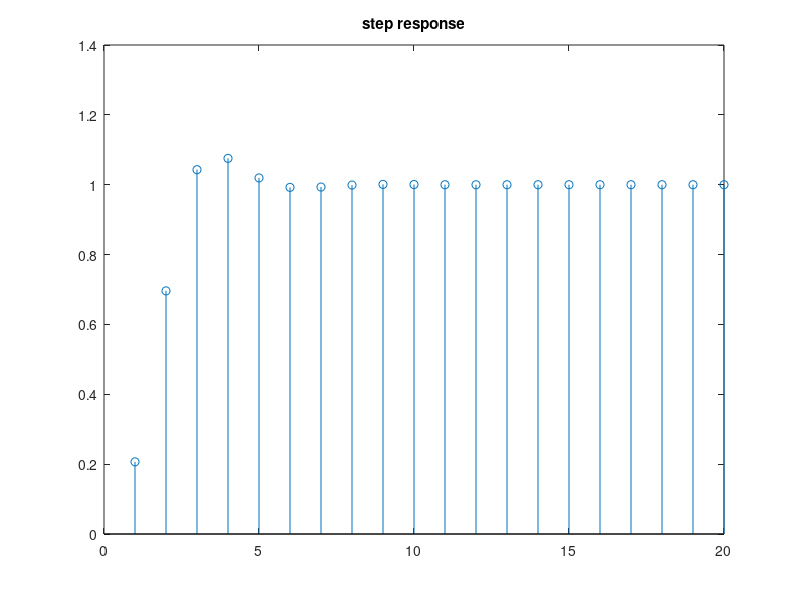

This figure's MATLAB source:
b1=[0.2066 0.4131 0.2066]
a1=[1 -0.3695 0.1958]
%impulse response of the system
impz(b1,a1,20);
title('Impulse response')

%step response of the system
step_n=[ones(1,20)]
y=filter(b1,a1,step_n);
stem(y);
title('step response')